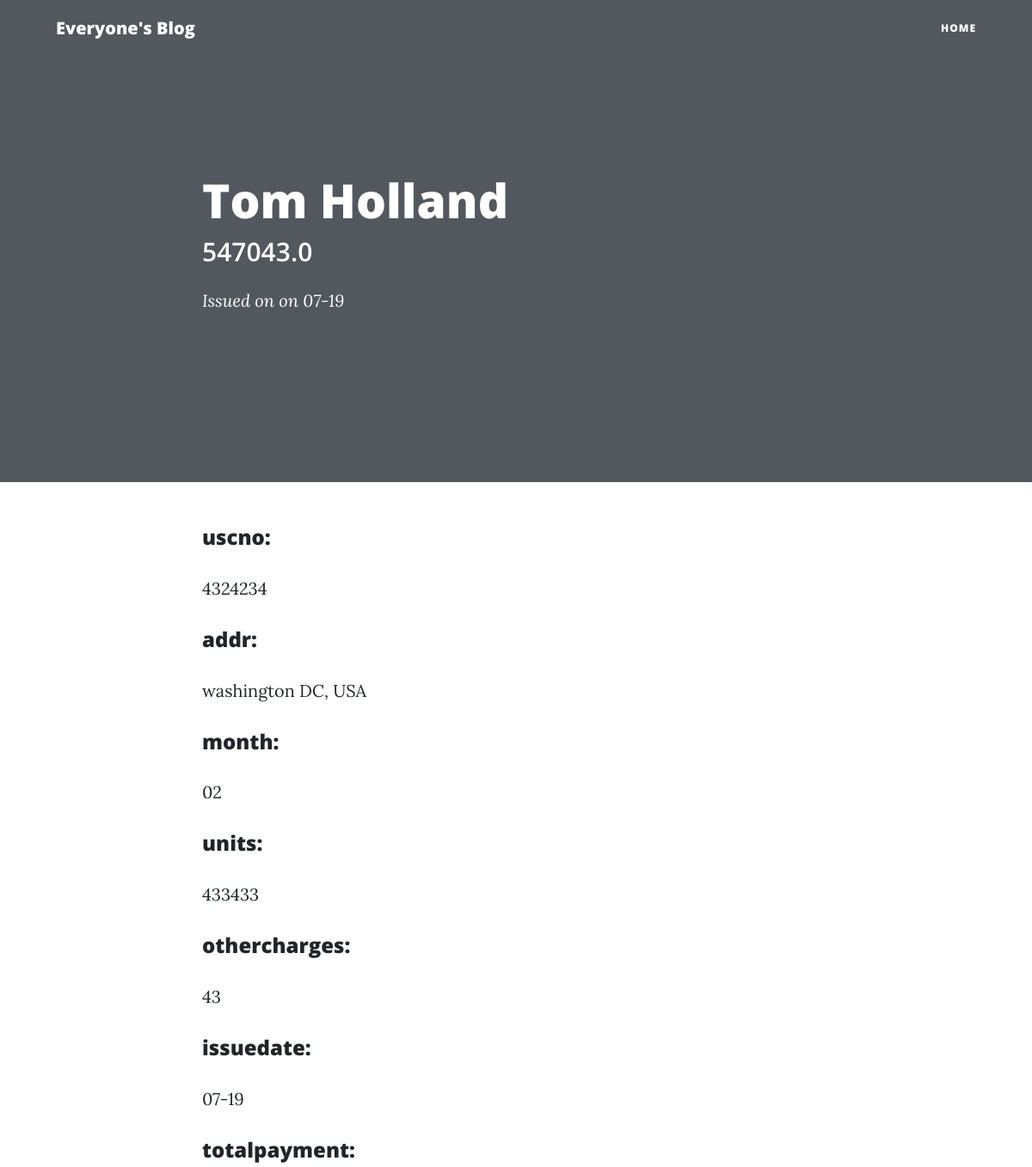
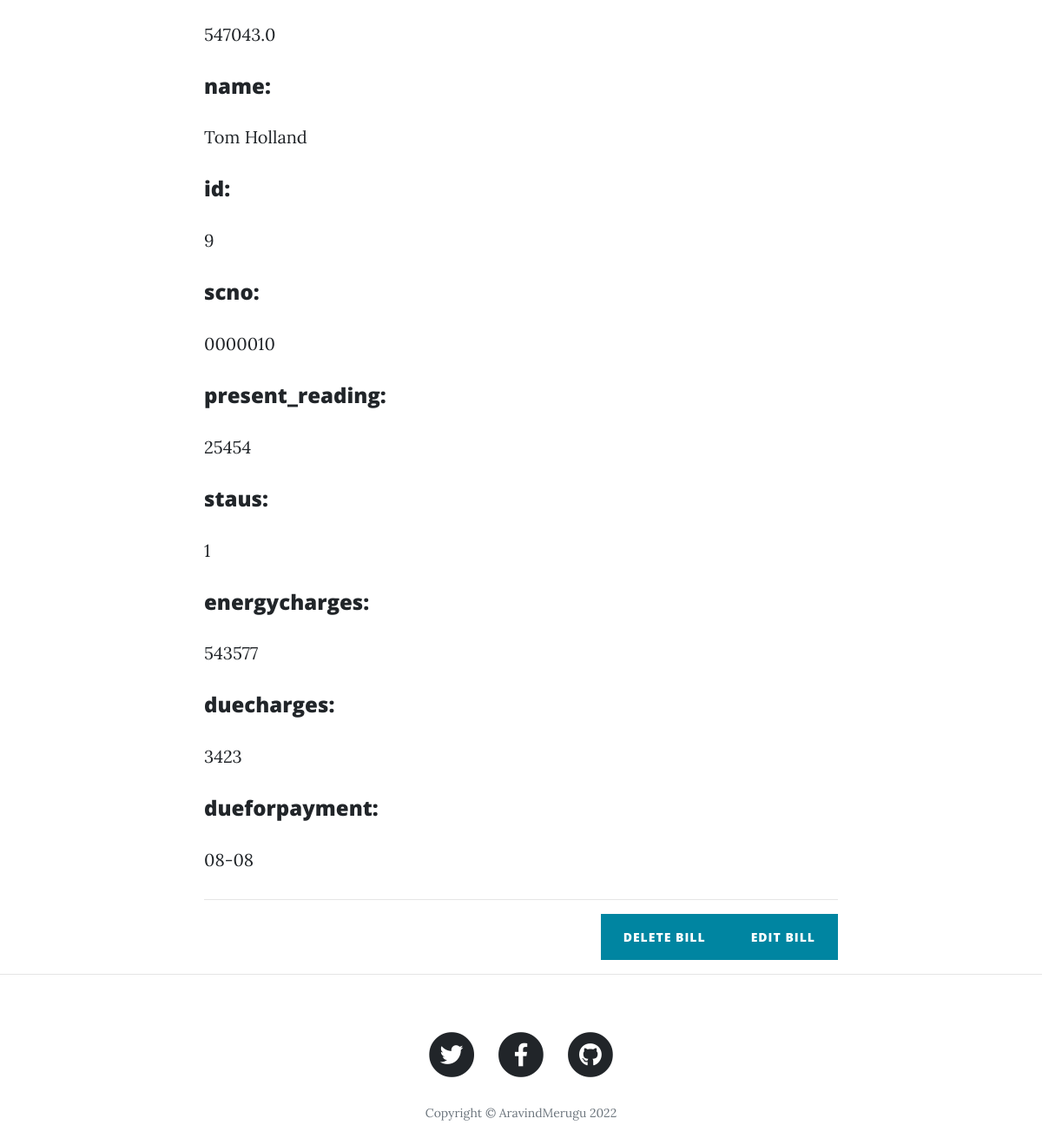
The page /bill/9 on the database its author committed (2 pictures, top to bottom).
### main.py (models this page shows)
class CreateBills(db.Model):
    __tablename__ = "all_bills"
    id = db.Column(db.Integer, primary_key=True)
    scno = db.Column(db.String(250), nullable=False)
    uscno = db.Column(db.String(250), nullable=False)
    name = db.Column(db.String(250), nullable=False)
    addr = db.Column(db.String(250), nullable=False)
    present_reading = db.Column(db.String(250), nullable=False)
    month = db.Column(db.String(250), nullable=False)
    staus = db.Column(db.String(250), nullable=False)
    units = db.Column(db.String(250),  nullable=False)
    energycharges = db.Column(db.String(250), nullable=False)
    othercharges = db.Column(db.String(250), nullable=False)
    duecharges = db.Column(db.String(250), nullable=False)
    issuedate = db.Column(db.String(250), nullable=False)
    dueforpayment = db.Column(db.String(250), nullable=False)
    totalpayment = db.Column(db.String(250), nullable=False)

### main.py (the view)
@app.route("/bill/<int:bill_id>", methods=["GET", "POST"])
def show_bill(bill_id):
    bill = CreateBills.query.get(bill_id)
    return render_template('show_bill.html',bill=bill)

### templates/show_bill.html
{% include "header.html" %}
{% import "bootstrap/wtf.html" as wtf %}
  <header class="masthead">
    <div class="overlay"></div>
    <div class="container">
      <div class="row">
        <div class="col-lg-8 col-md-10 mx-auto">
          <div class="post-heading">
            <h1>{{bill.name}}</h1>
            <h2 class="subheading">{{bill.totalpayment}}</h2>
            <span class="meta">Issued on
              on {{bill.issuedate}}</span>
          </div>
        </div>
      </div>
    </div>
  </header>
  <article>
    <div class="container">
      <div class="row">
        <div class="col-lg-8 col-md-10 mx-auto">
{% for key,value in bill.__dict__.items() %}
          {%if 'instance_state' in key %}
          {{pass}}
          {%else%}
          <h4>{{key}}: </h4><p>{{value}}</p>
          {%endif%}
          {% endfor %}
          <hr>
            <div class="clearfix">
              <a class="btn btn-primary float-right" href="{{url_for('edit_bill', bill_id=bill.id)}}">Edit bill</a>
               <a class="btn btn-primary float-right" href="{{url_for('delete_bill', bill_id=bill.id)}}"> Delete bill</a>
            </div>
          </div>
      </div>
    </div>
  </article>
  <hr>
{% include "footer.html" %}

### rows shown on the page
CreateBills: name "Tom Holland", totalpayment "547043.0", issuedate "07-19", key "uscno", uscno "4324234", key "addr", addr "washington DC, USA", key "month", month "02", key "units", units "433433", key "othercharges", othercharges "43", key "issuedate", key "totalpayment", key "name", key "scno", scno "0000010", key "present_reading", present_reading "25454", key "energycharges", energycharges "543577", key "duecharges", duecharges "3423", key "dueforpayment", dueforpayment "08-08"

### other values the page prints
{{ key }} "id" "staus"
{{ value }} "9" "1"
